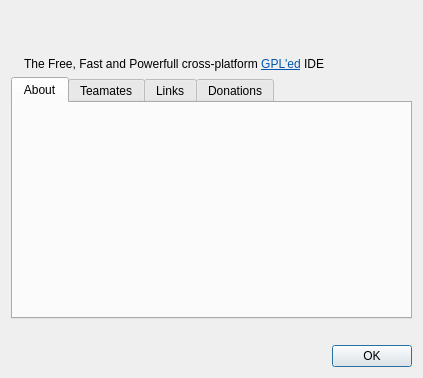
<?xml version="1.0" encoding="UTF-8"?>
<ui version="4.0">
 <class>UIAbout</class>
 <widget class="QDialog" name="UIAbout">
  <property name="geometry">
   <rect>
    <x>0</x>
    <y>0</y>
    <width>423</width>
    <height>378</height>
   </rect>
  </property>
  <layout class="QGridLayout" name="gridLayout">
   <item row="0" column="0" rowspan="3">
    <widget class="QLabel" name="label">
     <property name="sizePolicy">
      <sizepolicy hsizetype="Maximum" vsizetype="Preferred">
       <horstretch>0</horstretch>
       <verstretch>0</verstretch>
      </sizepolicy>
     </property>
     <property name="pixmap">
      <pixmap resource="../../resources/resources.qrc">:/application/icons/application/monkey2.gif</pixmap>
     </property>
     <property name="alignment">
      <set>Qt::AlignCenter</set>
     </property>
    </widget>
   </item>
   <item row="0" column="1">
    <widget class="QLabel" name="lTitle">
     <property name="font">
      <font>
       <pointsize>13</pointsize>
       <weight>75</weight>
       <bold>true</bold>
      </font>
     </property>
     <property name="openExternalLinks">
      <bool>true</bool>
     </property>
     <property name="textInteractionFlags">
      <set>Qt::TextBrowserInteraction</set>
     </property>
    </widget>
   </item>
   <item row="1" column="1">
    <widget class="QLabel" name="lVersion">
     <property name="font">
      <font>
       <weight>75</weight>
       <bold>true</bold>
      </font>
     </property>
     <property name="openExternalLinks">
      <bool>true</bool>
     </property>
     <property name="textInteractionFlags">
      <set>Qt::TextBrowserInteraction</set>
     </property>
    </widget>
   </item>
   <item row="5" column="0" colspan="2">
    <widget class="QDialogButtonBox" name="buttonBox">
     <property name="standardButtons">
      <set>QDialogButtonBox::Ok</set>
     </property>
    </widget>
   </item>
   <item row="2" column="1">
    <widget class="QLabel" name="lInformations">
     <property name="text">
      <string>&lt;!DOCTYPE HTML PUBLIC &quot;-//W3C//DTD HTML 4.0//EN&quot; &quot;http://www.w3.org/TR/REC-html40/strict.dtd&quot;&gt;
&lt;html&gt;&lt;head&gt;&lt;meta name=&quot;qrichtext&quot; content=&quot;1&quot; /&gt;&lt;style type=&quot;text/css&quot;&gt;
p, li { white-space: pre-wrap; }
&lt;/style&gt;&lt;/head&gt;&lt;body style=&quot; font-family:'Sans Serif'; font-size:9pt; font-weight:400; font-style:normal;&quot;&gt;
&lt;p style=&quot; margin-top:0px; margin-bottom:0px; margin-left:0px; margin-right:0px; -qt-block-indent:0; text-indent:0px;&quot;&gt;The Free, Fast and Powerfull cross-platform &lt;a href=&quot;http://www.gnu.org/licenses/gpl.html&quot;&gt;&lt;span style=&quot; text-decoration: underline; color:#0057ae;&quot;&gt;GPL'ed&lt;/span&gt;&lt;/a&gt; IDE&lt;/p&gt;&lt;/body&gt;&lt;/html&gt;</string>
     </property>
     <property name="wordWrap">
      <bool>true</bool>
     </property>
     <property name="openExternalLinks">
      <bool>true</bool>
     </property>
     <property name="textInteractionFlags">
      <set>Qt::TextBrowserInteraction</set>
     </property>
    </widget>
   </item>
   <item row="4" column="0" colspan="2">
    <widget class="QLabel" name="lCopyrights">
     <property name="font">
      <font>
       <weight>75</weight>
       <bold>true</bold>
      </font>
     </property>
     <property name="alignment">
      <set>Qt::AlignCenter</set>
     </property>
     <property name="wordWrap">
      <bool>true</bool>
     </property>
     <property name="openExternalLinks">
      <bool>true</bool>
     </property>
     <property name="textInteractionFlags">
      <set>Qt::TextBrowserInteraction</set>
     </property>
    </widget>
   </item>
   <item row="3" column="0" colspan="2">
    <widget class="QTabWidget" name="twAbout">
     <property name="currentIndex">
      <number>0</number>
     </property>
     <widget class="QLabel" name="lLogo">
      <property name="pixmap">
       <pixmap resource="../../resources/resources.qrc">:/application/icons/application/splashscreen.png</pixmap>
      </property>
      <property name="alignment">
       <set>Qt::AlignCenter</set>
      </property>
      <attribute name="title">
       <string>About</string>
      </attribute>
     </widget>
     <widget class="QTextBrowser" name="tbTeamates">
      <property name="palette">
       <palette>
        <active>
         <colorrole role="Base">
          <brush brushstyle="SolidPattern">
           <color alpha="0">
            <red>255</red>
            <green>255</green>
            <blue>255</blue>
           </color>
          </brush>
         </colorrole>
        </active>
        <inactive>
         <colorrole role="Base">
          <brush brushstyle="SolidPattern">
           <color alpha="0">
            <red>255</red>
            <green>255</green>
            <blue>255</blue>
           </color>
          </brush>
         </colorrole>
        </inactive>
        <disabled>
         <colorrole role="Base">
          <brush brushstyle="SolidPattern">
           <color alpha="0">
            <red>255</red>
            <green>255</green>
            <blue>255</blue>
           </color>
          </brush>
         </colorrole>
        </disabled>
       </palette>
      </property>
      <property name="autoFillBackground">
       <bool>true</bool>
      </property>
      <property name="frameShape">
       <enum>QFrame::NoFrame</enum>
      </property>
      <property name="horizontalScrollBarPolicy">
       <enum>Qt::ScrollBarAlwaysOff</enum>
      </property>
      <property name="tabChangesFocus">
       <bool>true</bool>
      </property>
      <property name="tabStopWidth">
       <number>40</number>
      </property>
      <property name="openExternalLinks">
       <bool>true</bool>
      </property>
      <attribute name="title">
       <string>Teamates</string>
      </attribute>
     </widget>
     <widget class="QTextBrowser" name="tbLinks">
      <property name="palette">
       <palette>
        <active>
         <colorrole role="Base">
          <brush brushstyle="SolidPattern">
           <color alpha="0">
            <red>255</red>
            <green>255</green>
            <blue>255</blue>
           </color>
          </brush>
         </colorrole>
        </active>
        <inactive>
         <colorrole role="Base">
          <brush brushstyle="SolidPattern">
           <color alpha="0">
            <red>255</red>
            <green>255</green>
            <blue>255</blue>
           </color>
          </brush>
         </colorrole>
        </inactive>
        <disabled>
         <colorrole role="Base">
          <brush brushstyle="SolidPattern">
           <color alpha="0">
            <red>255</red>
            <green>255</green>
            <blue>255</blue>
           </color>
          </brush>
         </colorrole>
        </disabled>
       </palette>
      </property>
      <property name="autoFillBackground">
       <bool>true</bool>
      </property>
      <property name="frameShape">
       <enum>QFrame::NoFrame</enum>
      </property>
      <property name="horizontalScrollBarPolicy">
       <enum>Qt::ScrollBarAlwaysOff</enum>
      </property>
      <property name="tabChangesFocus">
       <bool>true</bool>
      </property>
      <property name="tabStopWidth">
       <number>40</number>
      </property>
      <property name="openExternalLinks">
       <bool>true</bool>
      </property>
      <attribute name="title">
       <string>Links</string>
      </attribute>
     </widget>
     <widget class="QTextBrowser" name="tbDonations">
      <property name="palette">
       <palette>
        <active>
         <colorrole role="Base">
          <brush brushstyle="SolidPattern">
           <color alpha="0">
            <red>255</red>
            <green>255</green>
            <blue>255</blue>
           </color>
          </brush>
         </colorrole>
        </active>
        <inactive>
         <colorrole role="Base">
          <brush brushstyle="SolidPattern">
           <color alpha="0">
            <red>255</red>
            <green>255</green>
            <blue>255</blue>
           </color>
          </brush>
         </colorrole>
        </inactive>
        <disabled>
         <colorrole role="Base">
          <brush brushstyle="SolidPattern">
           <color alpha="0">
            <red>255</red>
            <green>255</green>
            <blue>255</blue>
           </color>
          </brush>
         </colorrole>
        </disabled>
       </palette>
      </property>
      <property name="autoFillBackground">
       <bool>true</bool>
      </property>
      <property name="frameShape">
       <enum>QFrame::NoFrame</enum>
      </property>
      <property name="horizontalScrollBarPolicy">
       <enum>Qt::ScrollBarAlwaysOff</enum>
      </property>
      <property name="tabChangesFocus">
       <bool>true</bool>
      </property>
      <property name="tabStopWidth">
       <number>40</number>
      </property>
      <property name="openExternalLinks">
       <bool>true</bool>
      </property>
      <attribute name="title">
       <string>Donations</string>
      </attribute>
     </widget>
    </widget>
   </item>
  </layout>
 </widget>
 <resources>
  <include location="../../resources/resources.qrc"/>
 </resources>
 <connections>
  <connection>
   <sender>buttonBox</sender>
   <signal>accepted()</signal>
   <receiver>UIAbout</receiver>
   <slot>accept()</slot>
   <hints>
    <hint type="sourcelabel">
     <x>246</x>
     <y>291</y>
    </hint>
    <hint type="destinationlabel">
     <x>527</x>
     <y>58</y>
    </hint>
   </hints>
  </connection>
 </connections>
</ui>
